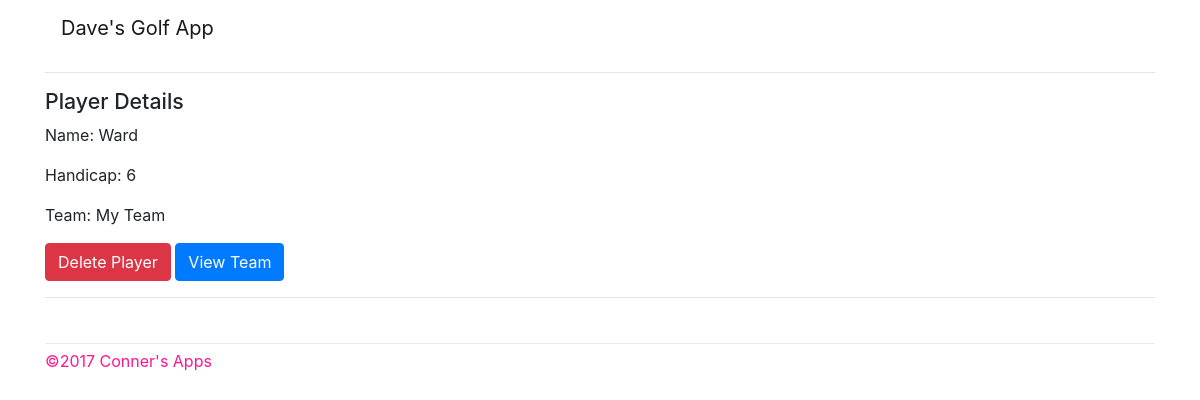
/player/2/, run on an earlier commit of the app's database.
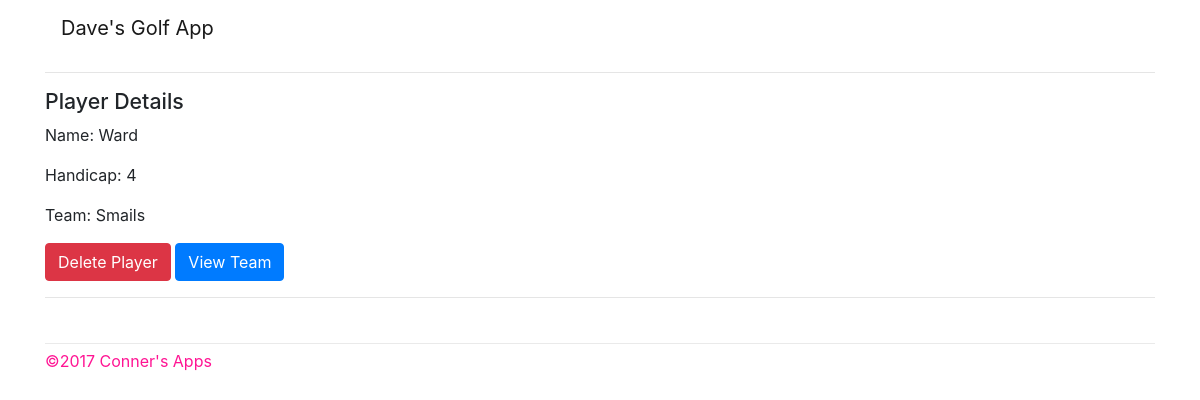
And on a later commit of the database.
### golf/models.py (models this page shows, shortened)
class Player(models.Model):
    name = models.CharField(max_length=50, unique=True)
    handicap = models.IntegerField()
    team = models.ForeignKey('Team', on_delete=models.CASCADE)

class Team(models.Model):
    name = models.CharField(max_length=50, unique=True)
    def __str__(self):
        return self.name

### golf/player/views.py (the view)
# urls.py: url(r'^(?P<pk>\d+)/$', views.detail, name="detail"),
def detail(request, pk, **kwargs):
    player = get_object_or_404(Player, pk=pk)
    team = player.team
    return render(request, 'golf/player/detail.html',
            {
                'player': player,
                'team': team,
            }
        )

### golf/templates/golf/player/detail.html
{% extends 'layout.html' %}
{% block content %}
  <h2>
      {% block pagetitle %}
      Player Details
      {% endblock %}
  </h2>
  <p>Name: {{ player.name }}</p>
  <p>Handicap: {{ player.handicap }}</p>
  <p>Team: {{ team }}</p>
  <a role="button" class="btn btn-danger confirm-delete"
    href="{% url 'golf:player:delete' player.pk %}">Delete Player</a>
  <a role="button" class="btn btn-primary confirm-delete"
    href="{% url 'golf:teams:detail' team.pk %}">View Team</a>
{% endblock %}

What changed in the data, as far as the page shows it:
no longer on this page (row edited): Team: name "My Team"
changed Player "Ward": handicap "6" → "4"
now on this page (row edited): Team: name "Smails"
